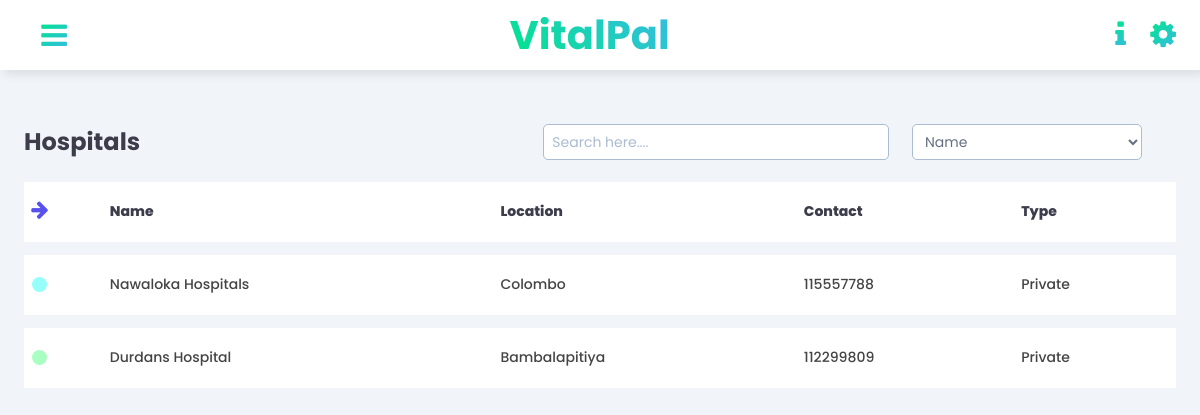
The app's page /patient/Hospitals.php (signed in) with its own data.
### tables this page shows
CREATE TABLE IF NOT EXISTS `hospital` (
  `hospital_ID` int(4) NOT NULL AUTO_INCREMENT,
  `name` varchar(20) NOT NULL,
  `location` varchar(20) NOT NULL,
  `contact` int(10) NOT NULL,
  `type` varchar(10) NOT NULL,
  `h_status` varchar(1) NOT NULL,
  PRIMARY KEY (`hospital_ID`)
);

### classes/hospitals.php (called while the page is built, shortened)
<?php
    class Hospital {
        public function __construct() {
            $con = mysqli_connect(HOST, USER, PASS, DB) or die('Connection Error! '.mysqli_error());
            $this->vpc=$con;
        }
        public function h_fetchdata(){
            $result=mysqli_query($this->vpc,"SELECT * FROM hospital");
            return $result;
        }
    }
?>

### patient/Hospitals.php (the view, shortened to what this page needs)
<?php
include_once("../classes/hospitals.php");
?>
<!DOCTYPE html>
<html>
    <head>
        <link rel="stylesheet" href="../css/style_4.css?v=<?php echo time(); ?>">
        <link href="https://stackpath.bootstrapcdn.com/font-awesome/4.7.0/css/font-awesome.min.css" rel="stylesheet">
    </head>
<body>
    <div class="main-content">
        <header>
            <div class="menu-toggle">
                <label for="sidebar-toggle">
                    <span class="fa fa-bars"></span>
                </label>
            </div>
            <div class="header-heading">
                <a href="Home.php"><h2>VitalPal</h2></a>
            </div>
            <div class="header-icons">
                <span class="fa fa-info"> </span>
                <span class="fa fa-cog"> </span>
            </div>
        </header>
        <main>
        <div class="grid">
            <div class="data">
                <div class="filtering">
                    <h2>Hospitals</h2>
                    <input type="text" name="search" id="search" placeholder="Search here...." >
                    <select data="fa fa-filter" name="filter" class="searchbyfilter" id="searchfilter" required>
                        <option value="1">Name</option>
                    </select>
                </div>
                <div class="table-responsive">
                    <table id="table" width="100%">
                        <tbody>
                            <tr class="table-heading">
                                <td>
                                    <div class="indicator-heading">
                                        <span class="fa fa-arrow-down"></span>
                                    </div>
                                </td>
                                <td>
                                    <div>
                                        <p>Name</p>
                                    </div>
                                </td>
                                <td>
                                    <div>
                                        <p>Location</p>
                                    </div>
                                </td>
                                <td>
                                    <div>
                                        <p>Contact</p>
                                    </div>
                                </td>
                                <td>
                                    <div>
                                        <p>Type</p>
                                    </div>
                                </td>
                            </tr>
                            <?php
                                    include_once '../classes/hospitals.php';
                                    $fetchdata=new Hospital();
                                    $sql=$fetchdata->h_fetchdata();
                                    $cnt=1;
                                    while($row=mysqli_fetch_array($sql))
                                    {
                                echo '
                                <tr>
                                    <td>
                                        <div>
                                            <span class="indicator"></span>
                                        </div>
                                    </td>
                                    <td id=name'.$cnt.'>
                                        <div>
                                            '.$row['name'].'
                                        </div>
                                    </td>
                                    <td id=location'.$cnt.'>
                                        <div>
                                            '.$row['location'].'
                                        </div>
                                    </td>
                                    <td id=contact'.$cnt.'>
                                        <div>
                                            '.$row['contact'].'
                                        </div>
                                    </td>
                                    <td id=type'.$cnt.'>
                                        <div>
                                            '.$row['type'].'
                                        </div>
                                    </td>
                                </tr>
                                ';
                                   $cnt++;
                                    }
                                ?>
                        </tbody>
                    </table>
                </div>
            </div>
        </div>
        </main>
    </div>
</body>
</html>

### css/style_4.css (style rules this page uses)
* { font-family: 'Poppins', sans-serif; box-sizing: border-box; text-decoration: none; list-style-type: none; margin: 0; padding: 0; }
body { overflow-x: auto; }
header { height: 70px; display: flex; justify-content: space-between; align-items: center; padding: 16px 24px; position: fixed; left: 280px; width: calc(100% - 280px); top: 0; z-index: 20; background: #fff; box-shadow: 4px 4px 10px rgba(0, 0, 0, 0.1); transition: left 300ms; }
.menu-toggle label { height: 60px; width: 60px; display: grid; place-items: center; font-size: 24px; border-radius: 50%; transition: 0.5s; }
.menu-toggle .fa { background: -webkit-gradient(linear, left top, right bottom, from(#00E689), to(#37BAE5)); background-clip: text; -webkit-background-clip: text; -webkit-text-fill-color: transparent; color: #121E28; font-size: 30px; transition: 0.5s; }
.header-icons span { display: inline-block; margin-left: 20px; font-size: 22px; }
.header-icons .fa { background: -webkit-gradient(linear, left top, right bottom, from(#00E689), to(#37BAE5)); background-clip: text; -webkit-background-clip: text; -webkit-text-fill-color: transparent; font-size: 30px; transition: 0.5s; }
.header-heading h2 { font-size: 40px; background-image: linear-gradient(45deg, #00E689, #37BAE5); background-image: conic-gradient(45deg, #00E689, #37BAE5); background-size: 100%; background-clip: text; -webkit-background-clip: text; -moz-background-clip: text; -webkit-text-fill-color: transparent; -moz-text-fill-color: transparent; transition: 1s; }
.main-content { margin-left: 280px; transition: margin-left 300ms; }
main { padding: 24px; background: #f1f5f9; min-height: calc(100vh - 70px); margin-top: 70px; }
.grid { margin-top: 30px; display: grid; grid-gap: 48px; }
.data .filtering h2 { color: #3C3C4B; }
.data .filtering { width: 100%; position: auto; display: flex; }
.data .filtering input { margin-left: 35%; width: 30%; height: 36px; align-items: right; background: #fff; outline: none; border: 1px solid #ABBBD0; border-radius: 5px; line-height: 1; font-weight: 400; font-size: 14px; color: #657081; padding: 8px; }
.data .filtering input::placeholder { color: #ABBBD0; }
.data .filtering select { margin-left: 2%; width: 20%; height: 36px; align-items: right; background: #fff; outline: none; border: 1px solid #ABBBD0; border-radius: 5px; line-height: 1; font-weight: 400; font-size: 14px; color: #657081; padding: 8px; }
.table-responsive { margin-top: 1%; overflow: auto; }
.data table td div { background: #fff; margin-bottom: 13px; height: 60px; display: flex; align-items: center; padding: 8px; font-size: 14px; color: #444; font-weight: 500; }
.data table { border-collapse: collapse; margin-top: 10px; overflow-x: auto; }
.table-heading p { color:#3C3C4B; font-weight: 800; }
.indicator-heading .fa { color: #5850ec; font-size: 20px; padding-bottom: 20px; height: 15px; width: 15px; border-radius: 50%; transform: rotateZ(-90deg); transition: 0.5s; }
span.indicator { background: #95FFF9; height: 15px; width: 15px; border-radius: 50%; }
tr:nth-child(odd) span.indicator { background: #A9FFC1; height: 15px; width: 15px; border-radius: 50%; }
@media only screen and (max-width: 1200px) { .main-content { margin-left: 0; } }
@media only screen and (max-width: 1200px) { header { left: 0; width: 100%; } }

### records on screen
hospital: name "Nawaloka Hospitals", location "Colombo", contact "115557788", type "Private"
hospital: name "Durdans Hospital", location "Bambalapitiya", contact "112299809", type "Private"
